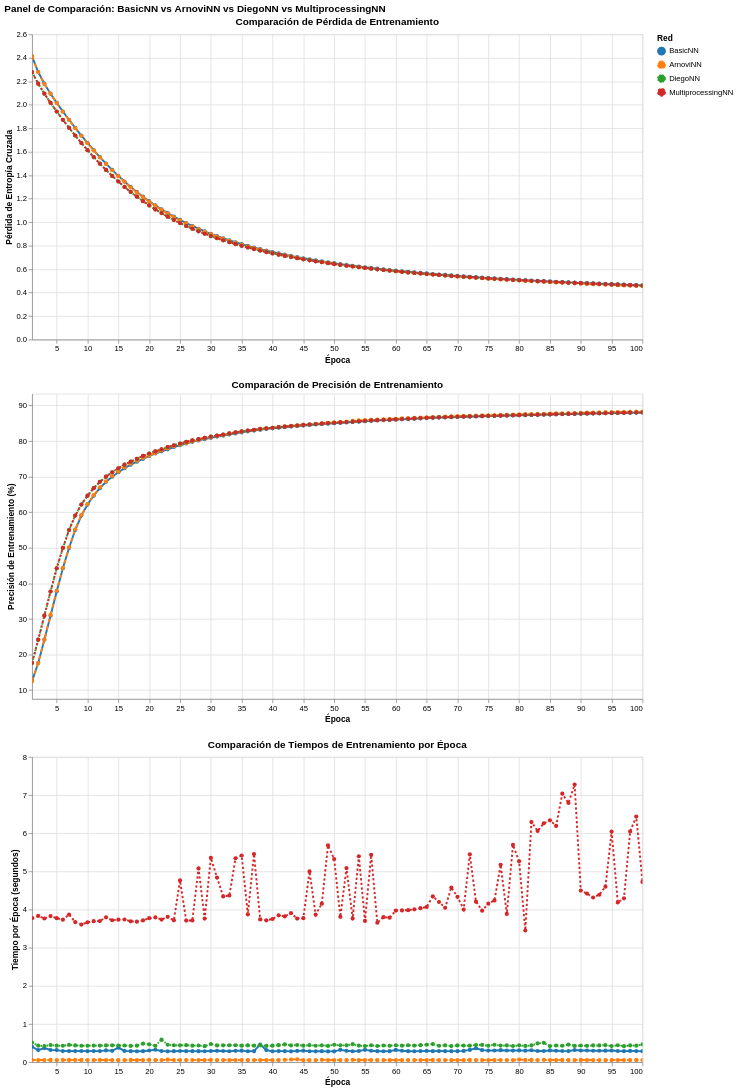

The code cell stored with this chart in its notebook:
### Markdown cell above
## 10. Panel de Control de Visualización Combinada

### Code cell
# Crear un panel de control combinado con los tres gráficos
dashboard = alt.vconcat(
    chart_loss,
    chart_acc,
    chart_times
).properties(
    title='Panel de Comparación: BasicNN vs ArnoviNN vs DiegoNN vs MultiprocessingNN'
).resolve_scale(
    color='shared'
)

# Mostrar el panel de control
dashboard.show()

print("✓ Panel de control de visualización combinada mostrado")

### Figure 1 — Vega-Lite specification as saved in the notebook (floating-point values rounded to 4 significant figures; data arrays with more than 128 entries replaced by an {"elided": "..."} marker saying what was removed)
{"config": {"view": {"continuousWidth": 300, "continuousHeight": 300}}, "vconcat": [{"data": {"name": "data-a7af4a9f3bede1a38bc090aa1ea99982"}, "mark": {"type": "line", "point": true, "size": 2.5}, "encoding": {"color": {"field": "Network", "scale": {"domain": ["BasicNN", "ArnoviNN", "DiegoNN", "MultiprocessingNN"], "range": ["#1f77b4", "#ff7f0e", "#2ca02c", "#d62728"]}, "title": "Red", "type": "nominal"}, "strokeDash": {"field": "Network", "scale": {"domain": ["BasicNN", "ArnoviNN", "DiegoNN", "MultiprocessingNN"], "range": [[], [5, 5], [2, 2], [3, 3]]}, "type": "nominal"}, "tooltip": [{"field": "Epoch", "type": "quantitative"}, {"field": "Network", "type": "nominal"}, {"field": "Loss", "format": ".4f", "type": "quantitative"}], "x": {"field": "Epoch", "scale": {"nice": false}, "title": "Época", "type": "quantitative"}, "y": {"field": "Loss", "title": "Pérdida de Entropía Cruzada", "type": "quantitative"}}, "height": 400, "name": "view_5c59f1bcddf52ca9_0", "title": "Comparación de Pérdida de Entrenamiento", "width": 800}, {"data": {"name": "data-dd21be79297e155c3850078bf038f563"}, "mark": {"type": "line", "point": true, "size": 2.5}, "encoding": {"color": {"field": "Network", "scale": {"domain": ["BasicNN", "ArnoviNN", "DiegoNN", "MultiprocessingNN"], "range": ["#1f77b4", "#ff7f0e", "#2ca02c", "#d62728"]}, "title": "Red", "type": "nominal"}, "strokeDash": {"field": "Network", "scale": {"domain": ["BasicNN", "ArnoviNN", "DiegoNN", "MultiprocessingNN"], "range": [[], [5, 5], [2, 2], [3, 3]]}, "type": "nominal"}, "tooltip": [{"field": "Epoch", "type": "quantitative"}, {"field": "Network", "type": "nominal"}, {"field": "Accuracy (%)", "format": ".2f", "type": "quantitative"}], "x": {"field": "Epoch", "scale": {"nice": false}, "title": "Época", "type": "quantitative"}, "y": {"field": "Accuracy (%)", "scale": {"domain": [7.527, 93.32]}, "title": "Precisión de Entrenamiento (%)", "type": "quantitative"}}, "height": 400, "name": "view_dbb2cdb5c9e5b48f_1", "title": "Comparación de Precisión de Entrenamiento", "width": 800}, {"data": {"name": "data-1199e5c147ea656ade4747ec1f760468"}, "mark": {"type": "line", "point": true, "size": 2.5}, "encoding": {"color": {"field": "Network", "scale": {"domain": ["BasicNN", "ArnoviNN", "DiegoNN", "MultiprocessingNN"], "range": ["#1f77b4", "#ff7f0e", "#2ca02c", "#d62728"]}, "title": "Red", "type": "nominal"}, "strokeDash": {"field": "Network", "scale": {"domain": ["BasicNN", "ArnoviNN", "DiegoNN", "MultiprocessingNN"], "range": [[], [5, 5], [2, 2], [3, 3]]}, "type": "nominal"}, "tooltip": [{"field": "Epoch", "type": "quantitative"}, {"field": "Network", "type": "nominal"}, {"field": "Time (seconds)", "format": ".4f", "type": "quantitative"}], "x": {"field": "Epoch", "scale": {"nice": false}, "title": "Época", "type": "quantitative"}, "y": {"field": "Time (seconds)", "title": "Tiempo por Época (segundos)", "type": "quantitative"}}, "height": 400, "name": "view_b35e77cb50b24112_2", "title": "Comparación de Tiempos de Entrenamiento por Época", "width": 800}], "params": [{"name": "param_1e9efca18e7a2868", "select": {"type": "interval", "encodings": ["x", "y"]}, "bind": "scales", "views": ["view_5c59f1bcddf52ca9_0", "view_dbb2cdb5c9e5b48f_1", "view_b35e77cb50b24112_2"]}], "resolve": {"scale": {"color": "shared"}}, "title": "Panel de Comparación: BasicNN vs ArnoviNN vs DiegoNN vs MultiprocessingNN", "$schema": "https://vega.github.io/schema/vega-lite/v6.1.0.json", "datasets": {"data-a7af4a9f3bede1a38bc090aa1ea99982": {"elided": "400 records"}, "data-dd21be79297e155c3850078bf038f563": {"elided": "400 records"}, "data-1199e5c147ea656ade4747ec1f760468": {"elided": "400 records"}}}
